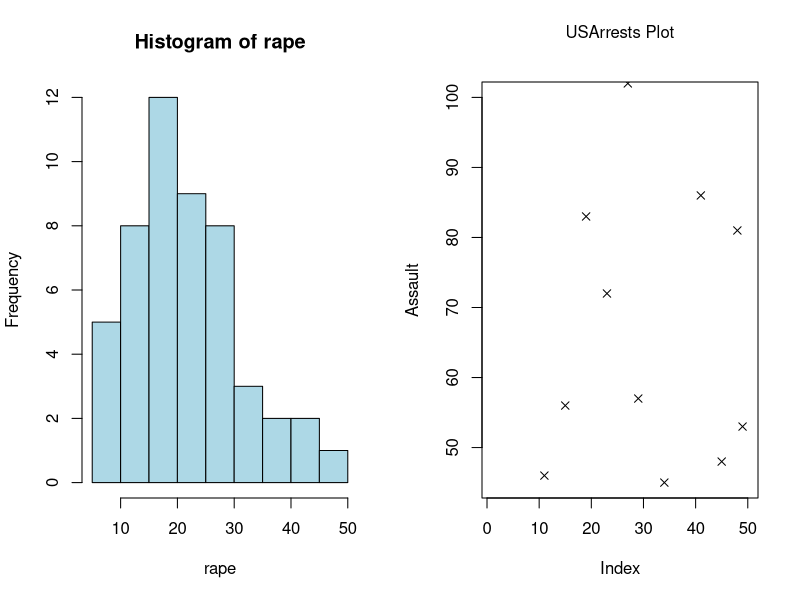

Recreate this plot in R.
# Task 1
calc <- function(x = 10){USArrests$UrbanPop*x}
calc()


#Task2,3
par(mfrow = c(1,2))
rape<-USArrests$Rape
hist(rape,col = "lightblue",xlab="rape")
assul<-USArrests$Assault
plot(assul,ylab = "Assault",ylim = c(45,100),pch=4) 
mtext("USArrests Plot", side = 3, line =2) 


#task4
library(dplyr)
result <- USArrests %>% filter(Murder<5) %>% arrange(desc(Murder))
result


#task5

Murders<-(USArrests$Murder)
Rapes<-(USArrests$Rape)
Assults<-(USArrests$Assault)
t.test(Murders,Rapes,var.equal=T)
#Accept the null hypothesis
t.test(Murders,Assults,var.equal=F)
#Reject the null hypothesis


#task6
murder<-USArrests$Murder
assult<-USArrests$Assault
Rape<-USArrests$Rape
urban<-USArrests$UrbanPop

fit<-lm(urban~murder+assult+Rape)
lm(formula =urban~murder+assult+Rape)
attributes(fit)
cor(USArrests$UrbanPop,USArrests$Rape)
predictions<-(fit$coefficients[1]+fit$coefficients[2]*11+fit$coefficients[3]*110+fit$coefficients[4]*21.2)
predictions



#task7 bonous

library(e1071)
banPop<-factor(USArrests$UrbanPop)
murder<-USArrests$Murder
assult<-USArrests$Assault
Rape<-USArrests$Rape
urban<-USArrests$UrbanPop
newdat <- rbind(USArrests[1:5,],USArrests[11:20,])
newdat <- rbind(newdat,USArrests[31:40,])
testdt<-rbind(USArrests[6:10,],USArrests[21:30,])
testdt<-rbind(testdt,USArrests[41:50,])
classyn <- naiveBayes(UrbanPop~.,data=newdat)
Urban_Prediction<-predict(classyn,newdata=testdt)
Urban_Prediction
table(Urban_Prediction)




